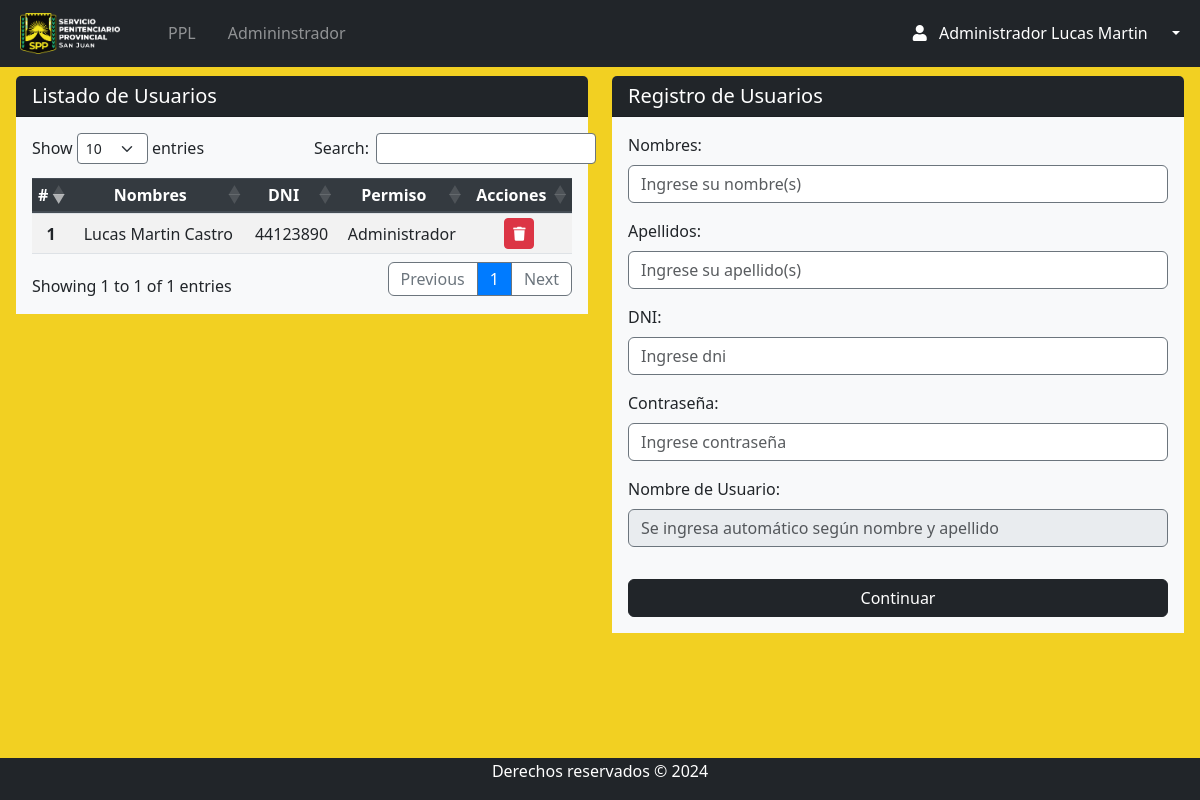
Page /Views/admin/admin_index.php (signed in) on the committed database.
### tables this page shows
CREATE TABLE `rol` (
  `id_rol` int(11) NOT NULL,
  `nombre_rol` varchar(50) NOT NULL
);

CREATE TABLE `usuarios` (
  `id_usuario` int(11) NOT NULL,
  `id_persona` int(11) NOT NULL,
  `id_rol` int(11) NOT NULL,
  `nombre_usuario` varchar(50) NOT NULL,
  `contrasena` varchar(255) NOT NULL,
  `fecha_creacion` datetime DEFAULT current_timestamp(),
  `activo` tinyint(1) DEFAULT 1
);

CREATE TABLE `persona` (
  `id` int(11) NOT NULL,
  `dni` varchar(9) DEFAULT NULL,
  `apellidos` varchar(50) NOT NULL,
  `nombres` varchar(50) NOT NULL,
  `fechanac` date NOT NULL,
  `edad` int(3) NOT NULL,
  `direccion` varchar(50) NOT NULL,
  `genero` varchar(50) NOT NULL,
  `estadocivil` varchar(50) NOT NULL,
  `educacion` int(11) DEFAULT NULL,
  `estado` enum('Activo','Inactivo') DEFAULT 'Activo'
);

### Views/admin/admin_index.php (the view, shortened to what this page needs)
<?php
require '../../conn/connection.php';
?>
<?php require 'navbar.php'; ?>
<section class="content mt-3">
    <div class="row">
        <div class="col mx-3">
            <div class="row">
                <div class="col">
                    <div class="card rounded-2 border-0">
                        <h5 class="card-header bg-dark text-white">Listado de Usuarios</h5>
                        <div class="card-body bg-light">
                            <form id="inscripcionForm" action="" method="post">
                                <table id="example" class="table table-striped table-sm" style="width:100%">
                                    <thead class="thead-dark">
                                        <th>#</th>
                                        <th>Nombres</th>
                                        <th>DNI</th>
                                        <th>Permiso</th>
                                        <th>Acciones</th>
                                    </thead>
                                    <tbody>
                                        <?php
                                        try {
                                            $db = new PDO("mysql:host=$db_host;dbname=$db_name", $db_user, $db_password);
                                            $db->setAttribute(PDO::ATTR_ERRMODE, PDO::ERRMODE_EXCEPTION);
                                            $query = "SELECT u.*, p.nombres, p.apellidos, p.dni, r.nombre_rol AS nombre_rol
                                            FROM usuarios u
                                            JOIN persona p ON u.id_persona = p.id
                                            JOIN rol r ON u.id_rol = r.id_rol   WHERE u.activo = '1'";
                                            $stmt = $db->prepare($query);
                                            $stmt->execute();
                                            $usuarioss = $stmt->fetchAll(PDO::FETCH_ASSOC);
                                            foreach ($usuarioss as $usuarios) {
                                        ?>
                                                <tr>
                                                    <th scope="row"><?php echo $usuarios['id_usuario'] ?></th>
                                                    <td><?php echo $usuarios['nombres'] . ' ' . $usuarios['apellidos'] ?></td>
                                                    <td><?php echo $usuarios['dni'] ?></td>
                                                    <td><?php echo $usuarios['nombre_rol'] ?></td>
                                                    <td class="text-center">
                                                        <div class="btn-group">
                                                            <a href="javascript:eliminar4(<?php echo $usuarios['id_usuario']; ?>)" class="btn btn-danger btn-sm" type="button" title="Borrar">
                                                                <i class="fas fa-trash"></i>
                                                            </a>
                                                        </div>
                                                    </td>
                                                </tr>
                                        <?php
                                            }
                                        } catch (PDOException $e) {
                                            echo "Error: " . $e->getMessage();
                                        }
                                        ?>
                                    </tbody>
                                </table>
                            </form>
                        </div>
                    </div>
                </div>
                <div class="col">
                    <div class="card rounded-2 border-0">
                        <h5 class="card-header bg-dark text-white">Registro de Usuarios</h5>
                        <div class="card-body bg-light">
                            <form id="formulario" action="" method="post" enctype="multipart/form-data">
                                <div id="seccion_inicial">
                                    <div class="form-group">
                                        <label for="nombres">Nombres:</label>
                                        <input type="text" class="form-control" id="nombres" name="nombres" placeholder="Ingrese su nombre(s)" required>
                                    </div>
                                    <div class="form-group">
                                        <label for="apellidos">Apellidos:</label>
                                        <input type="text" class="form-control" id="apellidos" name="apellidos" placeholder="Ingrese su apellido(s)" required>
                                    </div>
                                    <div class="form-group">
                                        <label for="dni">DNI:</label>
                                        <input type="text" class="form-control" id="dni" name="dni" placeholder="Ingrese dni" required>
                                    </div>
                                    <div class="form-group">
                                        <label for="contrasena">Contraseña:</label>
                                        <input type="password" class="form-control" id="contrasena" name="contrasena" placeholder="Ingrese contraseña" required>
                                    </div>
                                    <div class="form-group">
                                        <label for="nombre_usuario">Nombre de Usuario:</label>
                                        <input type="text" class="form-control" id="nombre_usuario" name="nombre_usuario" placeholder="Se ingresa automático según nombre y apellido" readonly>
                                    </div>
                                    <button type="button" class="btn btn-dark btn-block mt-3" onclick="mostrarCamposAdicionales()">Continuar</button>
                                </div>
                            </form>
                        </div>
                    </div>
                </div>
            </div>
        </div>
    </div>
</section>
<?php require 'footer.php'; ?>

### Views/admin/navbar.php (shortened to what this page needs)
<?php
require '../../conn/connection.php';
$id_rol = $_SESSION['id_rol'];
$query = "SELECT nombre_rol FROM rol WHERE id_rol = ?";
$stmt = $conexion->prepare($query);
$stmt->bind_param("i", $id_rol);
$stmt->execute();
$result = $stmt->get_result();
if ($result && $result->num_rows > 0) {
  $rol = $result->fetch_assoc();
  $nombre_rol = $rol['nombre_rol'];
} else {
  $nombre_rol = "Usuario Desconocido";
}
?>
<!DOCTYPE html>
<html lang="es">
<head>
  <link rel="stylesheet" href="https://use.fontawesome.com/releases/v5.8.2/css/all.css">
  <link rel="stylesheet" href="../../css/style.css">
  <link href="https://cdn.jsdelivr.net/npm/bootstrap@5.3.2/dist/css/bootstrap.min.css" rel="stylesheet">
  <link rel="stylesheet" href="https://maxcdn.bootstrapcdn.com/bootstrap/4.5.2/css/bootstrap.min.css">
  <link rel="stylesheet" href="https://cdnjs.cloudflare.com/ajax/libs/twitter-bootstrap/5.3.0/css/bootstrap.min.css">
  <link rel="stylesheet" href="https://cdn.datatables.net/1.13.7/css/dataTables.bootstrap5.min.css">
  <link rel="stylesheet" type="text/css" href="https://cdn.datatables.net/1.13.1/css/dataTables.bootstrap5.min.css" />
  <link rel="stylesheet" type="text/css" href="https://cdn.datatables.net/buttons/2.3.3/css/buttons.bootstrap5.min.css" />
  <link rel="stylesheet" href="https://cdn.jsdelivr.net/npm/bootstrap@5.3.0-alpha1/dist/css/bootstrap.min.css" />
  <link rel="stylesheet" href="https://cdnjs.cloudflare.com/ajax/libs/font-awesome/6.2.1/css/all.min.css" />
  <link rel="stylesheet" href="https://cdnjs.cloudflare.com/ajax/libs/font-awesome/5.15.4/css/all.min.css">
</head>
<body>
  <div style="height:60px">
    <nav class="navbar navbar-expand-lg fixed-top navbar-dark bg-dark  ">
      <div class="container-fluid ml-2 ">
        <a href="index.php" class="navbar-brand mb-0 pr-4 ">
          <img class="d-line-block align-top " src="../../img/LOGO3.ico" width="100px" style="margin-right:0px">
        </a>
        <div class="collapse navbar-collapse " id="navbarNav">
          <ul class="navbar-nav mr-auto ">
            <li class="nav-item  pr-3">
              <a class="nav-link " href="ppl_index.php">PPL</a>
            </li>
            <?php
              if ($_SESSION['id_rol'] === 1) {
                ?>
                <li class="nav-item  pr-3">
              <a class="nav-link " href="admin_index.php">Admininstrador</a>
            </li>
            <?php
              }
            ?>
          </ul>
          <form class="form-inline d-flex justify-content-end">
            <div class="collapse navbar-collapse" id="navbarNav">
              <ul class="navbar-nav">
                <li class="nav-item dropdown">
                  <a class="nav-link dropdown-toggle active" href="#" role="button" data-bs-toggle="dropdown" aria-expanded="false">
                    <i class="fas fa-user pr-2"></i>
                    <span class="mr-3">
                      <?php if (isset($nombre_rol)) : ?>
                        <?php echo $nombre_rol; ?>
                      <?php else : ?>
                        "Usuario Desconocido"
                      <?php endif; ?>
                      <span>
                      <?php if (isset($_SESSION['nombres'])) : ?>
                        <?php echo $_SESSION['nombres']; ?>
                      <?php endif; ?>
                    </span>
                    </span>
                  </a>
                </li>
            </div>
          </form>
        </div>
      </div>
    </nav>
  </div>

### Views/admin/footer.php (shortened to what this page needs)
        <br/><br/>
        <footer class="text-white bg-dark">
                <p>Derechos reservados &copy; 2024</p>
        </footer>
    </body>
</html>

### css/style.css (style rules this page uses)
body { position: relative; padding-bottom: 10px; min-height: 100vh; }
input { border-style: solid !important; border-color: #6c757d !important; border-width: 1.5px !important; }
th, td { text-align: center !important; vertical-align: middle !important; }

### Views/admin/navbar.php (style rules this page uses)
body { background: linear-gradient(135deg, #f2d022, #f2d022); }

### Views/admin/footer.php (style rules this page uses)
footer { background: #1b1e21; width: 100%; padding: 1px; position: absolute; bottom:0; }
footer p { text-align: center; }

### rows in the picture
rol: nombre_rol "Administrador"
usuarios: id_usuario "1", id_persona.nombres "Lucas Martin", id_persona.apellidos "Castro", id_persona.dni "44123890", id_rol.nombre_rol "Administrador"

### other values in the picture
$_SESSION['nombres'] "Lucas Martin"
